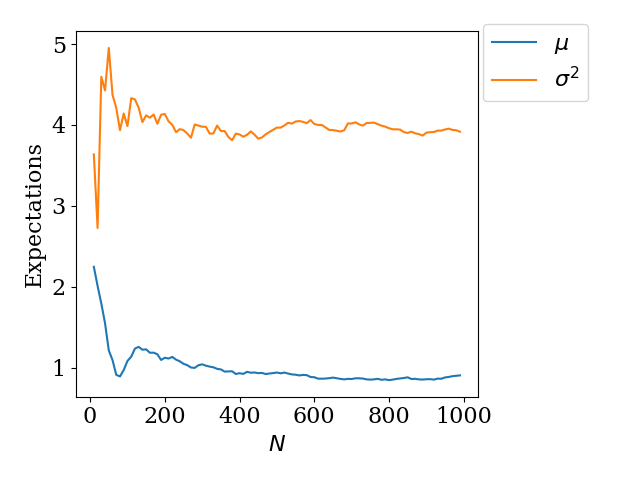

This figure's Python source:
#!/usr/bin/env python3
# -*- coding: utf-8 -*-
"""
Created on Thu Feb 14 07:48:06 2019

@author: thomas
"""

import numpy as np
import matplotlib.pyplot as plt

font = {'family' : 'serif',
        'weight' : 'normal',
        'size'   : 16}	
plt.rc('font', **font)

# always begin with the same seed
np.random.seed(0)

# create many random samples
N=1000
s = 2
m = 1
n=s* np.random.randn( N ) + m

# range of samples to be taken into account when estimating expectations
R=np.arange(10,1000,10)

mvs=np.zeros([len(R),1])
svs=np.zeros([len(R),1])
indx=0

for r in R:
   nr=n[1:r]
   mm=np.mean(nr)
   ss=np.mean((mm-nr)**2)
   mvs[indx]=mm
   svs[indx]=ss
   indx=indx+1
   
      
# Plot Expectations
plt.figure(1)
plt.xlabel('$N$',**font)
plt.ylabel('Expectations')
plt.plot(R,mvs,label='$\mu$')
plt.plot(R,svs,label='$\sigma^2$')
plt.legend(bbox_to_anchor=(1.3, 1.05))
plt.tight_layout()
plt.savefig('expectations.png')